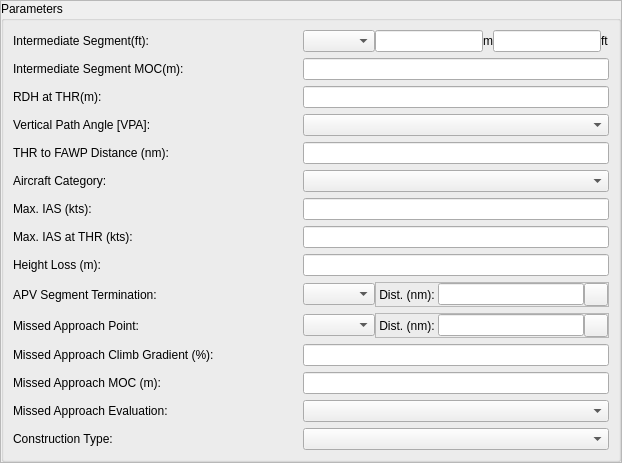
           <widget class="QFrame" name="frame_37">
            <property name="frameShape">
             <enum>QFrame::StyledPanel</enum>
            </property>
            <property name="frameShadow">
             <enum>QFrame::Raised</enum>
            </property>
            <layout class="QHBoxLayout" name="horizontalLayout_2">
             <property name="margin">
              <number>0</number>
             </property>
             <item>
              <widget class="QGroupBox" name="groupBox_20">
               <property name="title">
                <string>Parameters</string>
               </property>
               <layout class="QVBoxLayout" name="verticalLayout_3">
                <item>
                 <widget class="QFrame" name="frame_53">
                  <property name="frameShape">
                   <enum>QFrame::NoFrame</enum>
                  </property>
                  <property name="frameShadow">
                   <enum>QFrame::Raised</enum>
                  </property>
                  <layout class="QHBoxLayout" name="horizontalLayout_46">
                   <property name="spacing">
                    <number>0</number>
                   </property>
                   <property name="margin">
                    <number>0</number>
                   </property>
                   <item>
                    <widget class="QLabel" name="label_54">
                     <property name="minimumSize">
                      <size>
                       <width>290</width>
                       <height>0</height>
                      </size>
                     </property>
                     <property name="font">
                      <font>
                       <weight>50</weight>
                       <bold>false</bold>
                      </font>
                     </property>
                     <property name="text">
                      <string>Intermediate Segment(ft):</string>
                     </property>
                    </widget>
                   </item>
                   <item>
                    <widget class="QComboBox" name="cmbISType">
                     <property name="font">
                      <font>
                       <weight>50</weight>
                       <bold>false</bold>
                      </font>
                     </property>
                    </widget>
                   </item>
                   <item>
                    <widget class="QLineEdit" name="txtISHeightM"/>
                   </item>
                   <item>
                    <widget class="QLabel" name="label_2">
                     <property name="text">
                      <string>m</string>
                     </property>
                    </widget>
                   </item>
                   <item>
                    <widget class="QLineEdit" name="txtISHeight">
                     <property name="font">
                      <font>
                       <weight>50</weight>
                       <bold>false</bold>
                      </font>
                     </property>
                    </widget>
                   </item>
                   <item>
                    <widget class="QLabel" name="label">
                     <property name="text">
                      <string>ft</string>
                     </property>
                    </widget>
                   </item>
                  </layout>
                 </widget>
                </item>
                <item>
                 <widget class="QFrame" name="frame_54">
                  <property name="frameShape">
                   <enum>QFrame::NoFrame</enum>
                  </property>
                  <property name="frameShadow">
                   <enum>QFrame::Raised</enum>
                  </property>
                  <layout class="QHBoxLayout" name="horizontalLayout_47">
                   <property name="spacing">
                    <number>0</number>
                   </property>
                   <property name="margin">
                    <number>0</number>
                   </property>
                   <item>
                    <widget class="QLabel" name="label_55">
                     <property name="minimumSize">
                      <size>
                       <width>290</width>
                       <height>0</height>
                      </size>
                     </property>
                     <property name="font">
                      <font>
                       <weight>50</weight>
                       <bold>false</bold>
                      </font>
                     </property>
                     <property name="text">
                      <string>Intermediate Segment MOC(m):</string>
                     </property>
                    </widget>
                   </item>
                   <item>
                    <widget class="QLineEdit" name="txtISMoc">
                     <property name="font">
                      <font>
                       <weight>50</weight>
                       <bold>false</bold>
                      </font>
                     </property>
                    </widget>
                   </item>
                  </layout>
                 </widget>
                </item>
                <item>
                 <widget class="QFrame" name="frame_55">
                  <property name="frameShape">
                   <enum>QFrame::NoFrame</enum>
                  </property>
                  <property name="frameShadow">
                   <enum>QFrame::Raised</enum>
                  </property>
                  <layout class="QHBoxLayout" name="horizontalLayout_48">
                   <property name="spacing">
                    <number>0</number>
                   </property>
                   <property name="margin">
                    <number>0</number>
                   </property>
                   <item>
                    <widget class="QLabel" name="label_56">
                     <property name="minimumSize">
                      <size>
                       <width>290</width>
                       <height>0</height>
                      </size>
                     </property>
                     <property name="font">
                      <font>
                       <weight>50</weight>
                       <bold>false</bold>
                      </font>
                     </property>
                     <property name="text">
                      <string>RDH at THR(m):</string>
                     </property>
                    </widget>
                   </item>
                   <item>
                    <widget class="QLineEdit" name="txtRDHatTHR">
                     <property name="font">
                      <font>
                       <weight>50</weight>
                       <bold>false</bold>
                      </font>
                     </property>
                    </widget>
                   </item>
                  </layout>
                 </widget>
                </item>
                <item>
                 <widget class="QFrame" name="frame_56">
                  <property name="frameShape">
                   <enum>QFrame::NoFrame</enum>
                  </property>
                  <property name="frameShadow">
                   <enum>QFrame::Raised</enum>
                  </property>
                  <layout class="QHBoxLayout" name="horizontalLayout_49">
                   <property name="spacing">
                    <number>0</number>
                   </property>
                   <property name="margin">
                    <number>0</number>
                   </property>
                   <item>
                    <widget class="QLabel" name="label_57">
                     <property name="minimumSize">
                      <size>
                       <width>290</width>
                       <height>0</height>
                      </size>
                     </property>
                     <property name="font">
                      <font>
                       <weight>50</weight>
                       <bold>false</bold>
                      </font>
                     </property>
                     <property name="text">
                      <string>Vertical Path Angle [VPA]:</string>
                     </property>
                    </widget>
                   </item>
                   <item>
                    <widget class="QComboBox" name="cmbVerticalPathAngle">
                     <property name="sizePolicy">
                      <sizepolicy hsizetype="Expanding" vsizetype="Fixed">
                       <horstretch>0</horstretch>
                       <verstretch>0</verstretch>
                      </sizepolicy>
                     </property>
                     <property name="font">
                      <font>
                       <weight>50</weight>
                       <bold>false</bold>
                      </font>
                     </property>
                    </widget>
                   </item>
                  </layout>
                 </widget>
                </item>
                <item>
                 <widget class="QFrame" name="frame_57">
                  <property name="frameShape">
                   <enum>QFrame::NoFrame</enum>
                  </property>
                  <property name="frameShadow">
                   <enum>QFrame::Raised</enum>
                  </property>
                  <layout class="QHBoxLayout" name="horizontalLayout_50">
                   <property name="spacing">
                    <number>0</number>
                   </property>
                   <property name="margin">
                    <number>0</number>
                   </property>
                   <item>
                    <widget class="QLabel" name="label_58">
                     <property name="minimumSize">
                      <size>
                       <width>290</width>
                       <height>0</height>
                      </size>
                     </property>
                     <property name="font">
                      <font>
                       <weight>50</weight>
                       <bold>false</bold>
                      </font>
                     </property>
                     <property name="text">
                      <string>THR to FAWP Distance (nm):</string>
                     </property>
                    </widget>
                   </item>
                   <item>
                    <widget class="QLineEdit" name="txtTHRtoFAWP">
                     <property name="font">
                      <font>
                       <weight>50</weight>
                       <bold>false</bold>
                      </font>
                     </property>
                    </widget>
                   </item>
                  </layout>
                 </widget>
                </item>
                <item>
                 <widget class="QFrame" name="frame_58">
                  <property name="frameShape">
                   <enum>QFrame::NoFrame</enum>
                  </property>
                  <property name="frameShadow">
                   <enum>QFrame::Raised</enum>
                  </property>
                  <layout class="QHBoxLayout" name="horizontalLayout_51">
                   <property name="spacing">
                    <number>0</number>
                   </property>
                   <property name="margin">
                    <number>0</number>
                   </property>
                   <item>
                    <widget class="QLabel" name="label_59">
                     <property name="minimumSize">
                      <size>
                       <width>290</width>
                       <height>0</height>
                      </size>
                     </property>
                     <property name="font">
                      <font>
                       <weight>50</weight>
                       <bold>false</bold>
                      </font>
                     </property>
                     <property name="text">
                      <string>Aircraft Category:</string>
                     </property>
                    </widget>
                   </item>
                   <item>
                    <widget class="QComboBox" name="cmbAircraftCategory">
                     <property name="sizePolicy">
                      <sizepolicy hsizetype="Expanding" vsizetype="Fixed">
                       <horstretch>0</horstretch>
                       <verstretch>0</verstretch>
                      </sizepolicy>
                     </property>
                     <property name="font">
                      <font>
                       <weight>50</weight>
                       <bold>false</bold>
                      </font>
                     </property>
                    </widget>
                   </item>
                  </layout>
                 </widget>
                </item>
                <item>
                 <widget class="QFrame" name="frame_59">
                  <property name="frameShape">
                   <enum>QFrame::NoFrame</enum>
                  </property>
                  <property name="frameShadow">
                   <enum>QFrame::Raised</enum>
                  </property>
                  <layout class="QHBoxLayout" name="horizontalLayout_52">
                   <property name="spacing">
                    <number>0</number>
                   </property>
                   <property name="margin">
                    <number>0</number>
                   </property>
                   <item>
                    <widget class="QLabel" name="label_60">
                     <property name="minimumSize">
                      <size>
                       <width>290</width>
                       <height>0</height>
                      </size>
                     </property>
                     <property name="font">
                      <font>
                       <weight>50</weight>
                       <bold>false</bold>
                      </font>
                     </property>
                     <property name="text">
                      <string>Max. IAS (kts):</string>
                     </property>
                    </widget>
                   </item>
                   <item>
                    <widget class="QLineEdit" name="txtMaxIAS">
                     <property name="font">
                      <font>
                       <weight>50</weight>
                       <bold>false</bold>
                      </font>
                     </property>
                    </widget>
                   </item>
                  </layout>
                 </widget>
                </item>
                <item>
                 <widget class="QFrame" name="frame_64">
                  <property name="frameShape">
                   <enum>QFrame::NoFrame</enum>
                  </property>
                  <property name="frameShadow">
                   <enum>QFrame::Raised</enum>
                  </property>
                  <layout class="QHBoxLayout" name="horizontalLayout_57">
                   <property name="spacing">
                    <number>0</number>
                   </property>
                   <property name="margin">
                    <number>0</number>
                   </property>
                   <item>
                    <widget class="QLabel" name="label_67">
                     <property name="minimumSize">
                      <size>
                       <width>290</width>
                       <height>0</height>
                      </size>
                     </property>
                     <property name="font">
                      <font>
                       <weight>50</weight>
                       <bold>false</bold>
                      </font>
                     </property>
                     <property name="text">
                      <string>Max. IAS at THR (kts):</string>
                     </property>
                    </widget>
                   </item>
                   <item>
                    <widget class="QLineEdit" name="txtMaxIASatTHR">
                     <property name="font">
                      <font>
                       <weight>50</weight>
                       <bold>false</bold>
                      </font>
                     </property>
                    </widget>
                   </item>
                  </layout>
                 </widget>
                </item>
                <item>
                 <widget class="QFrame" name="frame_62">
                  <property name="frameShape">
                   <enum>QFrame::NoFrame</enum>
                  </property>
                  <property name="frameShadow">
                   <enum>QFrame::Raised</enum>
                  </property>
                  <layout class="QHBoxLayout" name="horizontalLayout_55">
                   <property name="spacing">
                    <number>0</number>
                   </property>
                   <property name="margin">
                    <number>0</number>
                   </property>
                   <item>
                    <widget class="QLabel" name="label_64">
                     <property name="minimumSize">
                      <size>
                       <width>290</width>
                       <height>0</height>
                      </size>
                     </property>
                     <property name="font">
                      <font>
                       <weight>50</weight>
                       <bold>false</bold>
                      </font>
                     </property>
                     <property name="text">
                      <string>Height Loss (m):</string>
                     </property>
                    </widget>
                   </item>
                   <item>
                    <widget class="QLineEdit" name="txtHeightLoss">
                     <property name="font">
                      <font>
                       <weight>50</weight>
                       <bold>false</bold>
                      </font>
                     </property>
                    </widget>
                   </item>
                  </layout>
                 </widget>
                </item>
                <item>
                 <widget class="QFrame" name="frame_61">
                  <property name="frameShape">
                   <enum>QFrame::NoFrame</enum>
                  </property>
                  <property name="frameShadow">
                   <enum>QFrame::Raised</enum>
                  </property>
                  <layout class="QHBoxLayout" name="horizontalLayout_54">
                   <property name="spacing">
                    <number>0</number>
                   </property>
                   <property name="margin">
                    <number>0</number>
                   </property>
                   <item>
                    <widget class="QLabel" name="label_62">
                     <property name="minimumSize">
                      <size>
                       <width>290</width>
                       <height>0</height>
                      </size>
                     </property>
                     <property name="font">
                      <font>
                       <weight>50</weight>
                       <bold>false</bold>
                      </font>
                     </property>
                     <property name="text">
                      <string>APV Segment Termination:</string>
                     </property>
                    </widget>
                   </item>
                   <item>
                    <widget class="QComboBox" name="cmbAPV">
                     <property name="font">
                      <font>
                       <weight>50</weight>
                       <bold>false</bold>
                      </font>
                     </property>
                    </widget>
                   </item>
                   <item>
                    <widget class="QFrame" name="frame_APV">
                     <property name="frameShape">
                      <enum>QFrame::StyledPanel</enum>
                     </property>
                     <property name="frameShadow">
                      <enum>QFrame::Raised</enum>
                     </property>
                     <layout class="QHBoxLayout" name="horizontalLayout_5">
                      <property name="spacing">
                       <number>0</number>
                      </property>
                      <property name="margin">
                       <number>0</number>
                      </property>
                      <item>
                       <widget class="QLabel" name="label_63">
                        <property name="font">
                         <font>
                          <weight>50</weight>
                          <bold>false</bold>
                         </font>
                        </property>
                        <property name="text">
                         <string> Dist. (nm): </string>
                        </property>
                       </widget>
                      </item>
                      <item>
                       <widget class="QLineEdit" name="txtAPV">
                        <property name="enabled">
                         <bool>true</bool>
                        </property>
                        <property name="font">
                         <font>
                          <weight>50</weight>
                          <bold>false</bold>
                         </font>
                        </property>
                       </widget>
                      </item>
                      <item>
                       <widget class="QToolButton" name="btnAPV">
                        <property name="minimumSize">
                         <size>
                          <width>0</width>
                          <height>23</height>
                         </size>
                        </property>
                        <property name="text">
                         <string/>
                        </property>
                        <property name="icon">
                         <iconset>
                          <normaloff>:/gnss_item/coordinate_capture.png</normaloff>:/gnss_item/coordinate_capture.png</iconset>
                        </property>
                       </widget>
                      </item>
                     </layout>
                    </widget>
                   </item>
                  </layout>
                 </widget>
                </item>
                <item>
                 <widget class="QFrame" name="frame_63">
                  <property name="frameShape">
                   <enum>QFrame::NoFrame</enum>
                  </property>
                  <property name="frameShadow">
                   <enum>QFrame::Raised</enum>
                  </property>
                  <layout class="QHBoxLayout" name="horizontalLayout_56">
                   <property name="spacing">
                    <number>0</number>
                   </property>
                   <property name="margin">
                    <number>0</number>
                   </property>
                   <item>
                    <widget class="QLabel" name="label_65">
                     <property name="minimumSize">
                      <size>
                       <width>290</width>
                       <height>0</height>
                      </size>
                     </property>
                     <property name="font">
                      <font>
                       <weight>50</weight>
                       <bold>false</bold>
                      </font>
                     </property>
                     <property name="text">
                      <string>Missed Approach Point:</string>
                     </property>
                    </widget>
                   </item>
                   <item>
                    <widget class="QComboBox" name="cmbMissedAppPoint">
                     <property name="font">
                      <font>
                       <weight>50</weight>
                       <bold>false</bold>
                      </font>
                     </property>
                    </widget>
                   </item>
                   <item>
                    <widget class="QFrame" name="frame_MissApPt">
                     <property name="enabled">
                      <bool>true</bool>
                     </property>
                     <property name="frameShape">
                      <enum>QFrame::StyledPanel</enum>
                     </property>
                     <property name="frameShadow">
                      <enum>QFrame::Raised</enum>
                     </property>
                     <layout class="QHBoxLayout" name="horizontalLayout_6">
                      <property name="spacing">
                       <number>0</number>
                      </property>
                      <property name="margin">
                       <number>0</number>
                      </property>
                      <item>
                       <widget class="QLabel" name="label_66">
                        <property name="font">
                         <font>
                          <weight>50</weight>
                          <bold>false</bold>
                         </font>
                        </property>
                        <property name="text">
                         <string> Dist. (nm): </string>
                        </property>
                       </widget>
                      </item>
                      <item>
                       <widget class="QLineEdit" name="txtMissedAppPoint">
                        <property name="font">
                         <font>
                          <weight>50</weight>
                          <bold>false</bold>
                         </font>
                        </property>
                        <property name="text">
                         <string/>
                        </property>
                       </widget>
                      </item>
                      <item>
                       <widget class="QToolButton" name="btnMAPoint">
                        <property name="minimumSize">
                         <size>
                          <width>0</width>
                          <height>23</height>
                         </size>
                        </property>
                        <property name="text">
                         <string/>
                        </property>
                        <property name="icon">
                         <iconset>
                          <normaloff>:/gnss_item/coordinate_capture.png</normaloff>:/gnss_item/coordinate_capture.png</iconset>
                        </property>
                       </widget>
                      </item>
                     </layout>
                    </widget>
                   </item>
                  </layout>
                 </widget>
                </item>
                <item>
                 <widget class="QFrame" name="frame_60">
                  <property name="frameShape">
                   <enum>QFrame::NoFrame</enum>
                  </property>
                  <property name="frameShadow">
                   <enum>QFrame::Raised</enum>
                  </property>
                  <layout class="QHBoxLayout" name="horizontalLayout_53">
                   <property name="spacing">
                    <number>0</number>
                   </property>
                   <property name="margin">
                    <number>0</number>
                   </property>
                   <item>
                    <widget class="QLabel" name="label_61">
                     <property name="minimumSize">
                      <size>
                       <width>290</width>
                       <height>0</height>
                      </size>
                     </property>
                     <property name="font">
                      <font>
                       <weight>50</weight>
                       <bold>false</bold>
                      </font>
                     </property>
                     <property name="text">
                      <string>Missed Approach Climb Gradient (%):</string>
                     </property>
                    </widget>
                   </item>
                   <item>
                    <widget class="QLineEdit" name="txtMissedAppClimb">
                     <property name="font">
                      <font>
                       <weight>50</weight>
                       <bold>false</bold>
                      </font>
                     </property>
                    </widget>
                   </item>
                  </layout>
                 </widget>
                </item>
                <item>
                 <widget class="QFrame" name="frame_66">
                  <property name="frameShape">
                   <enum>QFrame::NoFrame</enum>
                  </property>
                  <property name="frameShadow">
                   <enum>QFrame::Raised</enum>
                  </property>
                  <layout class="QHBoxLayout" name="horizontalLayout_59">
                   <property name="spacing">
                    <number>0</number>
                   </property>
                   <property name="margin">
                    <number>0</number>
                   </property>
                   <item>
                    <widget class="QLabel" name="label_69">
                     <property name="minimumSize">
                      <size>
                       <width>290</width>
                       <height>0</height>
                      </size>
                     </property>
                     <property name="font">
                      <font>
                       <weight>50</weight>
                       <bold>false</bold>
                      </font>
                     </property>
                     <property name="text">
                      <string>Missed Approach MOC (m):</string>
                     </property>
                    </widget>
                   </item>
                   <item>
                    <widget class="QLineEdit" name="txtMissedAppMOC">
                     <property name="font">
                      <font>
                       <weight>50</weight>
                       <bold>false</bold>
                      </font>
                     </property>
                    </widget>
                   </item>
                  </layout>
                 </widget>
                </item>
                <item>
                 <widget class="QFrame" name="frame_65">
                  <property name="frameShape">
                   <enum>QFrame::NoFrame</enum>
                  </property>
                  <property name="frameShadow">
                   <enum>QFrame::Raised</enum>
                  </property>
                  <layout class="QHBoxLayout" name="horizontalLayout_58">
                   <property name="spacing">
                    <number>0</number>
                   </property>
                   <property name="margin">
                    <number>0</number>
                   </property>
                   <item>
                    <widget class="QLabel" name="label_68">
                     <property name="minimumSize">
                      <size>
                       <width>290</width>
                       <height>0</height>
                      </size>
                     </property>
                     <property name="font">
                      <font>
                       <weight>50</weight>
                       <bold>false</bold>
                      </font>
                     </property>
                     <property name="text">
                      <string>Missed Approach Evaluation:</string>
                     </property>
                    </widget>
                   </item>
                   <item>
                    <widget class="QComboBox" name="cmbMissedAppEvalution">
                     <property name="sizePolicy">
                      <sizepolicy hsizetype="Expanding" vsizetype="Fixed">
                       <horstretch>0</horstretch>
                       <verstretch>0</verstretch>
                      </sizepolicy>
                     </property>
                     <property name="font">
                      <font>
                       <weight>50</weight>
                       <bold>false</bold>
                      </font>
                     </property>
                    </widget>
                   </item>
                  </layout>
                 </widget>
                </item>
                <item>
                 <widget class="QFrame" name="frame_67">
                  <property name="frameShape">
                   <enum>QFrame::NoFrame</enum>
                  </property>
                  <property name="frameShadow">
                   <enum>QFrame::Raised</enum>
                  </property>
                  <layout class="QHBoxLayout" name="horizontalLayout_60">
                   <property name="spacing">
                    <number>0</number>
                   </property>
                   <property name="margin">
                    <number>0</number>
                   </property>
                   <item>
                    <widget class="QLabel" name="label_70">
                     <property name="minimumSize">
                      <size>
                       <width>290</width>
                       <height>0</height>
                      </size>
                     </property>
                     <property name="font">
                      <font>
                       <weight>50</weight>
                       <bold>false</bold>
                      </font>
                     </property>
                     <property name="text">
                      <string>Construction Type:</string>
                     </property>
                    </widget>
                   </item>
                   <item>
                    <widget class="QComboBox" name="cmbConstructionType">
                     <property name="sizePolicy">
                      <sizepolicy hsizetype="Expanding" vsizetype="Fixed">
                       <horstretch>0</horstretch>
                       <verstretch>0</verstretch>
                      </sizepolicy>
                     </property>
                     <property name="font">
                      <font>
                       <weight>50</weight>
                       <bold>false</bold>
                      </font>
                     </property>
                    </widget>
                   </item>
                  </layout>
                 </widget>
                </item>
               </layout>
              </widget>
             </item>
            </layout>
           </widget>
